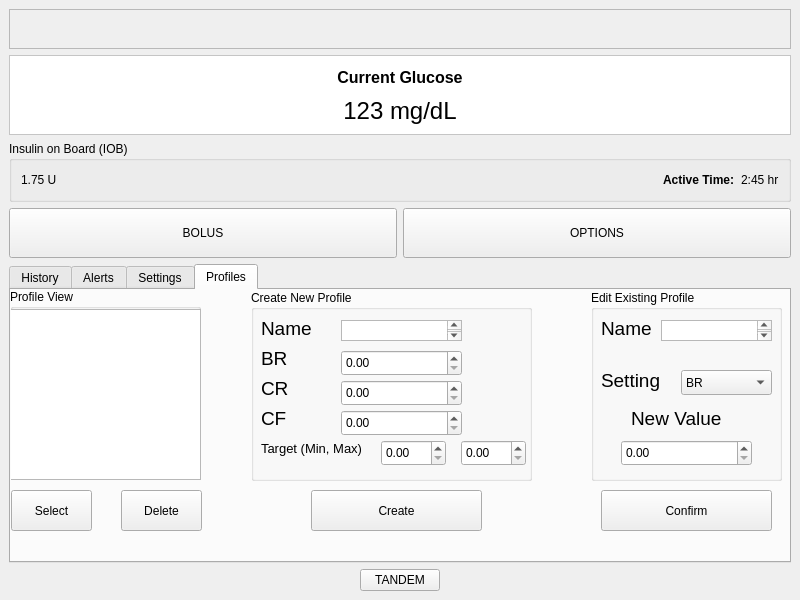
<?xml version="1.0" encoding="UTF-8"?>
<ui version="4.0">
 <class>MainWindow</class>
 <widget class="QMainWindow" name="MainWindow">
  <property name="geometry">
   <rect>
    <x>0</x>
    <y>0</y>
    <width>800</width>
    <height>600</height>
   </rect>
  </property>
  <property name="minimumSize">
   <size>
    <width>320</width>
    <height>480</height>
   </size>
  </property>
  <property name="windowTitle">
   <string>t:slim X2</string>
  </property>
  <widget class="QWidget" name="centralwidget">
   <property name="minimumSize">
    <size>
     <width>320</width>
     <height>480</height>
    </size>
   </property>
   <layout class="QVBoxLayout" name="verticalLayout">
    <item>
     <widget class="QFrame" name="statusBarContainer">
      <property name="minimumSize">
       <size>
        <width>782</width>
        <height>40</height>
       </size>
      </property>
      <property name="maximumSize">
       <size>
        <width>16777215</width>
        <height>40</height>
       </size>
      </property>
      <property name="frameShape">
       <enum>QFrame::StyledPanel</enum>
      </property>
      <property name="frameShadow">
       <enum>QFrame::Raised</enum>
      </property>
      <layout class="QHBoxLayout" name="horizontalLayout">
       <property name="leftMargin">
        <number>0</number>
       </property>
       <property name="topMargin">
        <number>0</number>
       </property>
       <property name="rightMargin">
        <number>0</number>
       </property>
       <property name="bottomMargin">
        <number>0</number>
       </property>
      </layout>
     </widget>
    </item>
    <item>
     <widget class="QFrame" name="frame_2">
      <property name="minimumSize">
       <size>
        <width>0</width>
        <height>80</height>
       </size>
      </property>
      <property name="styleSheet">
       <string notr="true">background-color: rgb(255, 255, 255);</string>
      </property>
      <property name="frameShape">
       <enum>QFrame::StyledPanel</enum>
      </property>
      <property name="frameShadow">
       <enum>QFrame::Raised</enum>
      </property>
      <layout class="QVBoxLayout" name="verticalLayout_3">
       <item>
        <widget class="QLabel" name="label">
         <property name="text">
          <string>&lt;html&gt;&lt;head/&gt;&lt;body&gt;&lt;p&gt;&lt;span style=&quot; font-size:12pt; font-weight:600;&quot;&gt;Current Glucose&lt;/span&gt;&lt;/p&gt;&lt;/body&gt;&lt;/html&gt;</string>
         </property>
         <property name="alignment">
          <set>Qt::AlignCenter</set>
         </property>
        </widget>
       </item>
       <item>
        <widget class="QLabel" name="label_2">
         <property name="text">
          <string>&lt;html&gt;&lt;head/&gt;&lt;body&gt;&lt;p&gt;&lt;span style=&quot; font-size:18pt;&quot;&gt;123 mg/dL&lt;/span&gt;&lt;/p&gt;&lt;/body&gt;&lt;/html&gt;</string>
         </property>
         <property name="alignment">
          <set>Qt::AlignCenter</set>
         </property>
        </widget>
       </item>
      </layout>
     </widget>
    </item>
    <item>
     <widget class="QGroupBox" name="groupBox">
      <property name="title">
       <string>Insulin on Board (IOB)</string>
      </property>
      <layout class="QHBoxLayout" name="horizontalLayout_2">
       <item>
        <widget class="QLabel" name="iobValue">
         <property name="text">
          <string>1.75 U</string>
         </property>
        </widget>
       </item>
       <item>
        <spacer name="horizontalSpacer_2">
         <property name="orientation">
          <enum>Qt::Horizontal</enum>
         </property>
         <property name="sizeHint" stdset="0">
          <size>
           <width>40</width>
           <height>20</height>
          </size>
         </property>
        </spacer>
       </item>
       <item>
        <widget class="QLabel" name="activeTimeLabel">
         <property name="text">
          <string>&lt;html&gt;&lt;head/&gt;&lt;body&gt;&lt;p&gt;&lt;span style=&quot; font-weight:600;&quot;&gt;Active Time:&lt;/span&gt;&lt;/p&gt;&lt;/body&gt;&lt;/html&gt;</string>
         </property>
        </widget>
       </item>
       <item>
        <widget class="QLabel" name="activeTime">
         <property name="text">
          <string>2:45 hr</string>
         </property>
        </widget>
       </item>
      </layout>
     </widget>
    </item>
    <item>
     <layout class="QHBoxLayout" name="horizontalLayout_3">
      <item>
       <widget class="QPushButton" name="bolusButton">
        <property name="minimumSize">
         <size>
          <width>0</width>
          <height>50</height>
         </size>
        </property>
        <property name="styleSheet">
         <string notr="true">font: 75 10pt &quot;DejaVu Sans&quot;;</string>
        </property>
        <property name="text">
         <string>BOLUS</string>
        </property>
       </widget>
      </item>
      <item>
       <widget class="QPushButton" name="optionsButton">
        <property name="minimumSize">
         <size>
          <width>0</width>
          <height>50</height>
         </size>
        </property>
        <property name="text">
         <string>OPTIONS</string>
        </property>
       </widget>
      </item>
     </layout>
    </item>
    <item>
     <widget class="QTabWidget" name="tabWidget">
      <property name="maximumSize">
       <size>
        <width>16777215</width>
        <height>16777215</height>
       </size>
      </property>
      <property name="currentIndex">
       <number>3</number>
      </property>
      <widget class="QWidget" name="tab">
       <property name="minimumSize">
        <size>
         <width>778</width>
         <height>150</height>
        </size>
       </property>
       <attribute name="title">
        <string>History</string>
       </attribute>
       <layout class="QVBoxLayout" name="verticalLayout_2">
        <item>
         <widget class="QTableWidget" name="historyTable">
          <property name="alternatingRowColors">
           <bool>true</bool>
          </property>
          <property name="selectionMode">
           <enum>QAbstractItemView::SingleSelection</enum>
          </property>
          <property name="selectionBehavior">
           <enum>QAbstractItemView::SelectRows</enum>
          </property>
          <property name="sortingEnabled">
           <bool>true</bool>
          </property>
          <column>
           <property name="text">
            <string>Date/Time</string>
           </property>
          </column>
          <column>
           <property name="text">
            <string>Type</string>
           </property>
          </column>
          <column>
           <property name="text">
            <string>Value</string>
           </property>
          </column>
          <column>
           <property name="text">
            <string>Details</string>
           </property>
          </column>
         </widget>
        </item>
       </layout>
      </widget>
      <widget class="QWidget" name="tab_2">
       <attribute name="title">
        <string>Alerts</string>
       </attribute>
      </widget>
      <widget class="QWidget" name="tab_3">
       <attribute name="title">
        <string>Settings</string>
       </attribute>
      </widget>
      <widget class="QWidget" name="profile_tab">
       <attribute name="title">
        <string>Profiles</string>
       </attribute>
       <widget class="QGroupBox" name="active_profile_tab">
        <property name="geometry">
         <rect>
          <x>-1</x>
          <y>-1</y>
          <width>191</width>
          <height>191</height>
         </rect>
        </property>
        <property name="title">
         <string>Profile View</string>
        </property>
        <widget class="QListWidget" name="profile_list">
         <property name="geometry">
          <rect>
           <x>0</x>
           <y>20</y>
           <width>191</width>
           <height>171</height>
          </rect>
         </property>
        </widget>
       </widget>
       <widget class="QGroupBox" name="new_profile_tab">
        <property name="geometry">
         <rect>
          <x>240</x>
          <y>0</y>
          <width>281</width>
          <height>191</height>
         </rect>
        </property>
        <property name="title">
         <string>Create New Profile</string>
        </property>
        <widget class="QPlainTextEdit" name="new_profile_name_box">
         <property name="geometry">
          <rect>
           <x>90</x>
           <y>30</y>
           <width>121</width>
           <height>21</height>
          </rect>
         </property>
        </widget>
        <widget class="QLabel" name="label_8">
         <property name="geometry">
          <rect>
           <x>10</x>
           <y>30</y>
           <width>62</width>
           <height>17</height>
          </rect>
         </property>
         <property name="font">
          <font>
           <pointsize>14</pointsize>
          </font>
         </property>
         <property name="text">
          <string>Name</string>
         </property>
        </widget>
        <widget class="QLabel" name="label_9">
         <property name="geometry">
          <rect>
           <x>10</x>
           <y>60</y>
           <width>62</width>
           <height>17</height>
          </rect>
         </property>
         <property name="font">
          <font>
           <pointsize>14</pointsize>
          </font>
         </property>
         <property name="text">
          <string>BR</string>
         </property>
        </widget>
        <widget class="QDoubleSpinBox" name="new_profile_br_box">
         <property name="geometry">
          <rect>
           <x>90</x>
           <y>60</y>
           <width>121</width>
           <height>26</height>
          </rect>
         </property>
        </widget>
        <widget class="QLabel" name="label_10">
         <property name="geometry">
          <rect>
           <x>10</x>
           <y>90</y>
           <width>62</width>
           <height>17</height>
          </rect>
         </property>
         <property name="font">
          <font>
           <pointsize>14</pointsize>
          </font>
         </property>
         <property name="text">
          <string>CR</string>
         </property>
        </widget>
        <widget class="QLabel" name="label_11">
         <property name="geometry">
          <rect>
           <x>10</x>
           <y>120</y>
           <width>62</width>
           <height>17</height>
          </rect>
         </property>
         <property name="font">
          <font>
           <pointsize>14</pointsize>
          </font>
         </property>
         <property name="text">
          <string>CF</string>
         </property>
        </widget>
        <widget class="QDoubleSpinBox" name="new_profile_cr_box">
         <property name="geometry">
          <rect>
           <x>90</x>
           <y>90</y>
           <width>121</width>
           <height>26</height>
          </rect>
         </property>
        </widget>
        <widget class="QDoubleSpinBox" name="new_profile_cf_box">
         <property name="geometry">
          <rect>
           <x>90</x>
           <y>120</y>
           <width>121</width>
           <height>26</height>
          </rect>
         </property>
        </widget>
        <widget class="QLabel" name="label_12">
         <property name="geometry">
          <rect>
           <x>10</x>
           <y>150</y>
           <width>121</width>
           <height>17</height>
          </rect>
         </property>
         <property name="font">
          <font>
           <pointsize>10</pointsize>
          </font>
         </property>
         <property name="text">
          <string>Target (Min, Max)</string>
         </property>
        </widget>
        <widget class="QDoubleSpinBox" name="new_profile_min_box">
         <property name="geometry">
          <rect>
           <x>130</x>
           <y>150</y>
           <width>65</width>
           <height>26</height>
          </rect>
         </property>
        </widget>
        <widget class="QDoubleSpinBox" name="new_profile_max_box">
         <property name="geometry">
          <rect>
           <x>210</x>
           <y>150</y>
           <width>65</width>
           <height>26</height>
          </rect>
         </property>
        </widget>
       </widget>
       <widget class="QGroupBox" name="edit_profile_tab">
        <property name="geometry">
         <rect>
          <x>580</x>
          <y>0</y>
          <width>191</width>
          <height>191</height>
         </rect>
        </property>
        <property name="title">
         <string>Edit Existing Profile</string>
        </property>
        <widget class="QPlainTextEdit" name="edit_profile_name_box">
         <property name="geometry">
          <rect>
           <x>70</x>
           <y>30</y>
           <width>111</width>
           <height>21</height>
          </rect>
         </property>
        </widget>
        <widget class="QLabel" name="label_13">
         <property name="geometry">
          <rect>
           <x>10</x>
           <y>30</y>
           <width>62</width>
           <height>17</height>
          </rect>
         </property>
         <property name="font">
          <font>
           <pointsize>14</pointsize>
          </font>
         </property>
         <property name="text">
          <string>Name</string>
         </property>
        </widget>
        <widget class="QComboBox" name="edit_profile_setting_box">
         <property name="geometry">
          <rect>
           <x>90</x>
           <y>80</y>
           <width>91</width>
           <height>25</height>
          </rect>
         </property>
         <item>
          <property name="text">
           <string>BR</string>
          </property>
         </item>
         <item>
          <property name="text">
           <string>CR</string>
          </property>
         </item>
         <item>
          <property name="text">
           <string>CF</string>
          </property>
         </item>
         <item>
          <property name="text">
           <string>Target Min</string>
          </property>
         </item>
         <item>
          <property name="text">
           <string>Target Max</string>
          </property>
         </item>
        </widget>
        <widget class="QLabel" name="label_14">
         <property name="geometry">
          <rect>
           <x>10</x>
           <y>80</y>
           <width>81</width>
           <height>21</height>
          </rect>
         </property>
         <property name="font">
          <font>
           <pointsize>14</pointsize>
          </font>
         </property>
         <property name="text">
          <string>Setting</string>
         </property>
        </widget>
        <widget class="QLabel" name="label_15">
         <property name="geometry">
          <rect>
           <x>40</x>
           <y>120</y>
           <width>111</width>
           <height>17</height>
          </rect>
         </property>
         <property name="font">
          <font>
           <pointsize>14</pointsize>
          </font>
         </property>
         <property name="text">
          <string>New Value</string>
         </property>
        </widget>
        <widget class="QDoubleSpinBox" name="edit_val_box">
         <property name="geometry">
          <rect>
           <x>30</x>
           <y>150</y>
           <width>131</width>
           <height>26</height>
          </rect>
         </property>
        </widget>
       </widget>
       <widget class="QPushButton" name="profile_select_button">
        <property name="geometry">
         <rect>
          <x>0</x>
          <y>200</y>
          <width>81</width>
          <height>41</height>
         </rect>
        </property>
        <property name="text">
         <string>Select</string>
        </property>
       </widget>
       <widget class="QPushButton" name="profile_create_button">
        <property name="geometry">
         <rect>
          <x>300</x>
          <y>200</y>
          <width>171</width>
          <height>41</height>
         </rect>
        </property>
        <property name="text">
         <string>Create</string>
        </property>
       </widget>
       <widget class="QPushButton" name="profile_edit_button">
        <property name="geometry">
         <rect>
          <x>590</x>
          <y>200</y>
          <width>171</width>
          <height>41</height>
         </rect>
        </property>
        <property name="text">
         <string>Confirm</string>
        </property>
       </widget>
       <widget class="QPushButton" name="profile_delete_button">
        <property name="geometry">
         <rect>
          <x>110</x>
          <y>200</y>
          <width>81</width>
          <height>41</height>
         </rect>
        </property>
        <property name="text">
         <string>Delete</string>
        </property>
       </widget>
      </widget>
     </widget>
    </item>
    <item>
     <layout class="QHBoxLayout" name="horizontalLayout_4">
      <item>
       <spacer name="horizontalSpacer_3">
        <property name="orientation">
         <enum>Qt::Horizontal</enum>
        </property>
        <property name="sizeHint" stdset="0">
         <size>
          <width>40</width>
          <height>20</height>
         </size>
        </property>
       </spacer>
      </item>
      <item>
       <widget class="QPushButton" name="homeButton">
        <property name="text">
         <string>TANDEM</string>
        </property>
       </widget>
      </item>
      <item>
       <spacer name="horizontalSpacer_4">
        <property name="orientation">
         <enum>Qt::Horizontal</enum>
        </property>
        <property name="sizeHint" stdset="0">
         <size>
          <width>40</width>
          <height>20</height>
         </size>
        </property>
       </spacer>
      </item>
     </layout>
    </item>
   </layout>
  </widget>
 </widget>
 <resources/>
 <connections/>
</ui>
